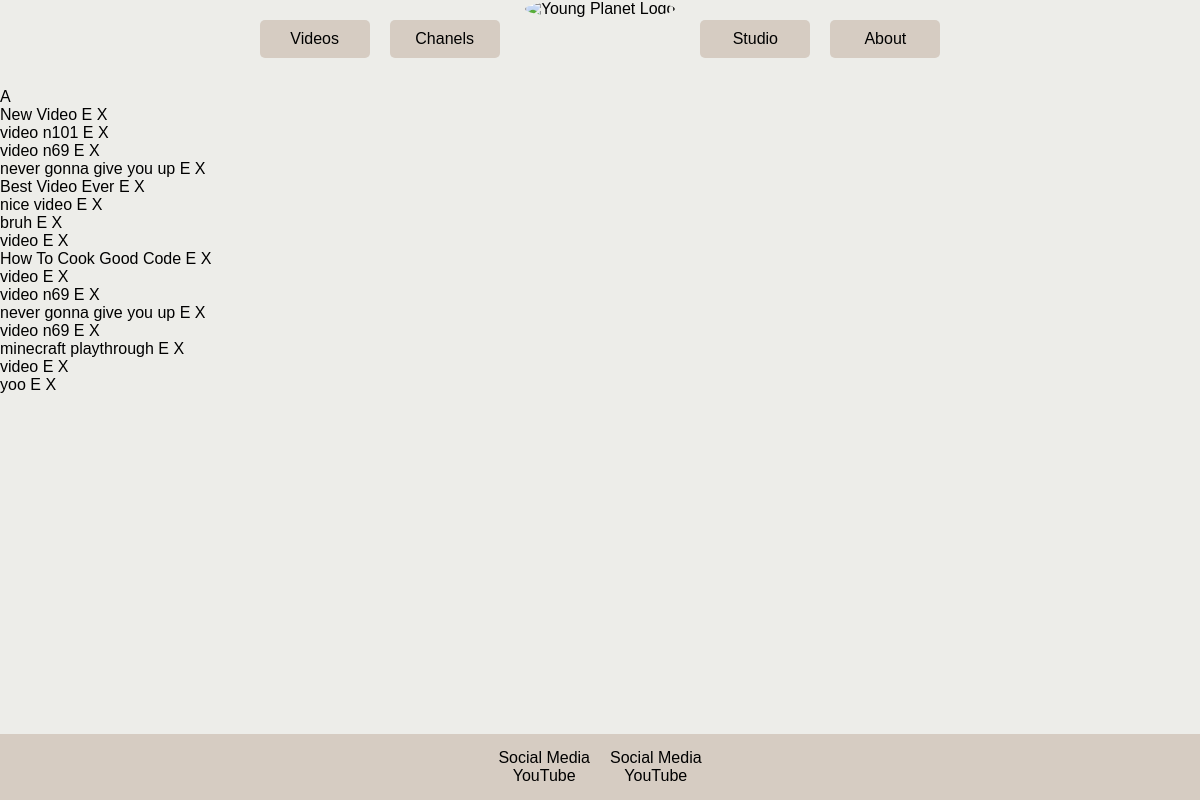
The app's page /studio/v/ (signed in) with its own data.
### content/videos/models.py (models this page shows, shortened)
class Video(models.Model):
    id = models.CharField(max_length=12, primary_key=True, editable=False)
    name = models.CharField(max_length=100)
    desc = models.CharField(max_length=1000, blank=True)
    url = models.CharField(max_length=11)
    img = models.CharField(max_length=200)
    date = models.DateField(auto_now_add=True)
    chanel = models.ForeignKey(Chanel, on_delete=models.CASCADE, related_name='videos')
    authors = models.ManyToManyField(User, related_name='videos')
    liked_users = models.ManyToManyField(User, related_name='liked_videos')
    likes_milestones = models.IntegerField(default=0)
    def view_url(self):
        return f'/v/{self.id}'

### content/studio/views.py (the view)
    def wrapper(request, *args, **kwargs):
        if kwargs['obj'] in get_obj.keys():
            return function(request, *args, **kwargs)
        raise Http404

### content/studio/views.py (called while the page is built)
def check_obj(function):
    def wrapper(request, *args, **kwargs):
        if kwargs['obj'] in get_obj.keys():
            return function(request, *args, **kwargs)
        raise Http404
    return wrapper

@login_required #type:ignore
@check_obj
def view(request, obj):
    all_obj = []
    if obj == 'c':
        for admin in request.user.admin_chanels.all():
            all_obj.append(admin)
        for owner in request.user.owner_chanels.all():
            all_obj.append(owner)
    elif obj == 'v':
        all_obj = request.user.videos.all().order_by('-date')
    return render(request, 'studio/view.html', {'all_obj':all_obj, 'type':obj})

### content/templates/studio/view.html
{% extends 'yp/menu.html' %}
{% load static %}
{% block content %}
<a href="{% url 'studio:add' type %}">A</a>
<br>
{% for obj in all_obj %}
    <a href="{{obj.view_url}}">{{obj.name}}</a>
    <a href="{% url 'studio:edit' type obj.id %}">E</a>
    <a href="{% url 'studio:delete' type obj.id %}">X</a>
    <br>
{% endfor %}
{% endblock content %}

### yp/templates/yp/menu.html (shortened to what this page needs)
{% load static %}
<!DOCTYPE html>
<html>
<head>
    <link rel="stylesheet" type="text/css" href="{% static 'yp/css/menu.css' %}">
</head>
<body>
    <div id="container">
        <header id="menu">
            <a class='button' href='/v/'>Videos</a>
            <a class='button' href='/c/'>Chanels</a>
            <a href='/'><img alt="Young Planet Logo" src="http://clipart-library.com/img1/689289.gif"></a>
            <a class='button' href='/studio/'>Studio</a>
            <a class='button' href='/about/'>About</a>
        </header>
        <main id="main">
            {% block content %}
            {% endblock content %}
        </main>
        <footer id="footer">
            <div class="footer-column">
                <a href="facebook.com">Social Media</a>
                <a href="youtube.com">YouTube</a>
            </div>
            <div class="footer-column">
                <a href="facebook.com">Social Media</a>
                <a href="youtube.com">YouTube</a>
            </div>
        </footer>
    </div>
</body>
</html>

### yp/static/yp/css/menu.css (style rules this page uses)
html { font-family: sans-serif; background-color: #edede9; height: 100%; }
body { height: 100%; margin: 0; }
a { color: black; text-decoration: none; }
#container { display: flex; flex-flow: column; height: 100%; }
#menu { width: 100%; display: flex; justify-content: center; }
#menu .button { padding: 10px; margin: 10px; margin-top: 20px; background-color: #d6ccc2; border-radius: 5px; width: 90px; text-align: center; }
#menu img { border-radius: 100%; height: 80px; margin-left: 15px; margin-right: 15px; margin-bottom: -50px; }
#main { margin-top: 20px; margin-bottom: 20px; height: fit-content; }
#footer { margin-top: auto; width: 100%; display: flex; gap: 20px; justify-content: center; background-color: #d6ccc2; padding-top: 15px; padding-bottom: 15px; }
.footer-column { display: flex; flex-flow: column; text-align: center; }

### records on screen
Video: name "New Video"
Video: name "video n101"
Video: name "video n69"
Video: name "never gonna give you up"
Video: name "Best Video Ever"
Video: name "nice video"
Video: name "bruh"
Video: name "video"
Video: name "How To Cook Good Code"
Video: name "video"
Video: name "video n69"
Video: name "never gonna give you up"
Video: name "video n69"
Video: name "minecraft playthrough"
Video: name "video"
Video: name "yoo"
